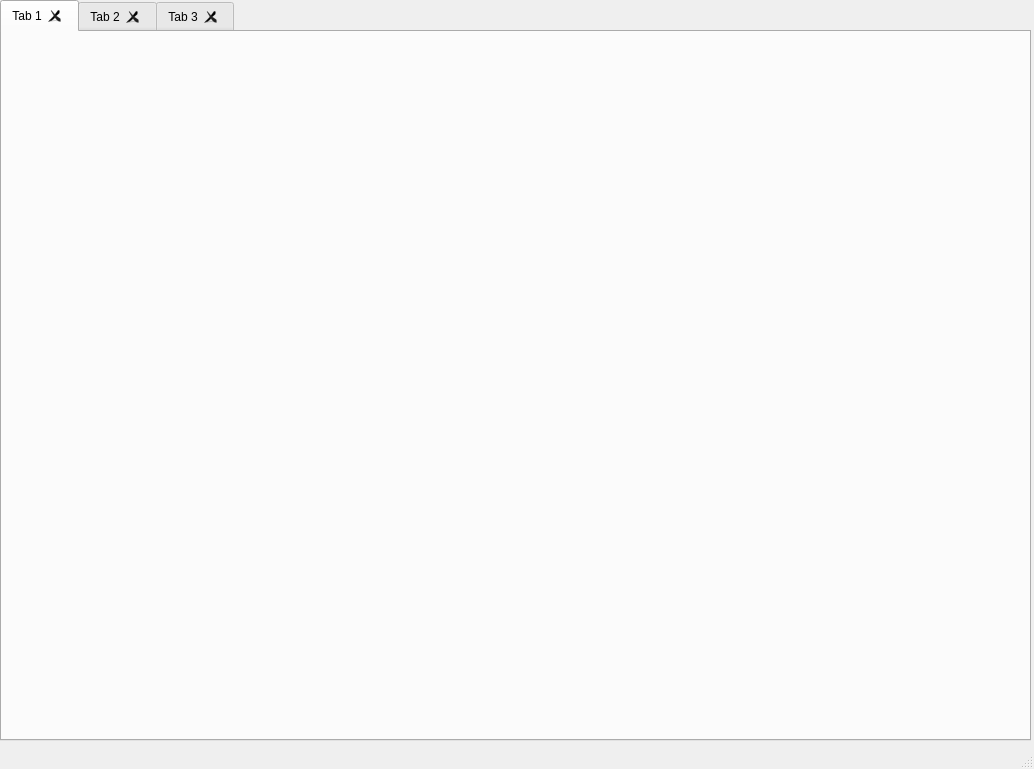
<?xml version="1.0" encoding="UTF-8"?>
<ui version="4.0">
 <class>MainWindow</class>
 <widget class="QMainWindow" name="MainWindow">
  <property name="geometry">
   <rect>
    <x>0</x>
    <y>0</y>
    <width>1034</width>
    <height>769</height>
   </rect>
  </property>
  <property name="windowTitle">
   <string>MainWindow</string>
  </property>
  <widget class="QWidget" name="centralwidget">
   <widget class="QTabWidget" name="tabWidget">
    <property name="geometry">
     <rect>
      <x>0</x>
      <y>0</y>
      <width>1031</width>
      <height>741</height>
     </rect>
    </property>
    <property name="currentIndex">
     <number>0</number>
    </property>
    <property name="tabsClosable">
     <bool>true</bool>
    </property>
    <widget class="QWidget" name="tab">
     <attribute name="title">
      <string>Tab 1</string>
     </attribute>
     <widget class="QLabel" name="label">
      <property name="geometry">
       <rect>
        <x>0</x>
        <y>0</y>
        <width>1021</width>
        <height>721</height>
       </rect>
      </property>
      <property name="text">
       <string/>
      </property>
      <property name="pixmap">
       <pixmap>../../../Downloads/my-image (1).png</pixmap>
      </property>
      <property name="scaledContents">
       <bool>true</bool>
      </property>
     </widget>
    </widget>
    <widget class="QWidget" name="tab_2">
     <attribute name="title">
      <string>Tab 2</string>
     </attribute>
    </widget>
    <widget class="QWidget" name="tab_3">
     <attribute name="title">
      <string>Tab 3</string>
     </attribute>
    </widget>
   </widget>
  </widget>
  <widget class="QMenuBar" name="menubar">
   <property name="geometry">
    <rect>
     <x>0</x>
     <y>0</y>
     <width>1034</width>
     <height>21</height>
    </rect>
   </property>
  </widget>
  <widget class="QStatusBar" name="statusbar"/>
 </widget>
 <resources/>
 <connections/>
</ui>
